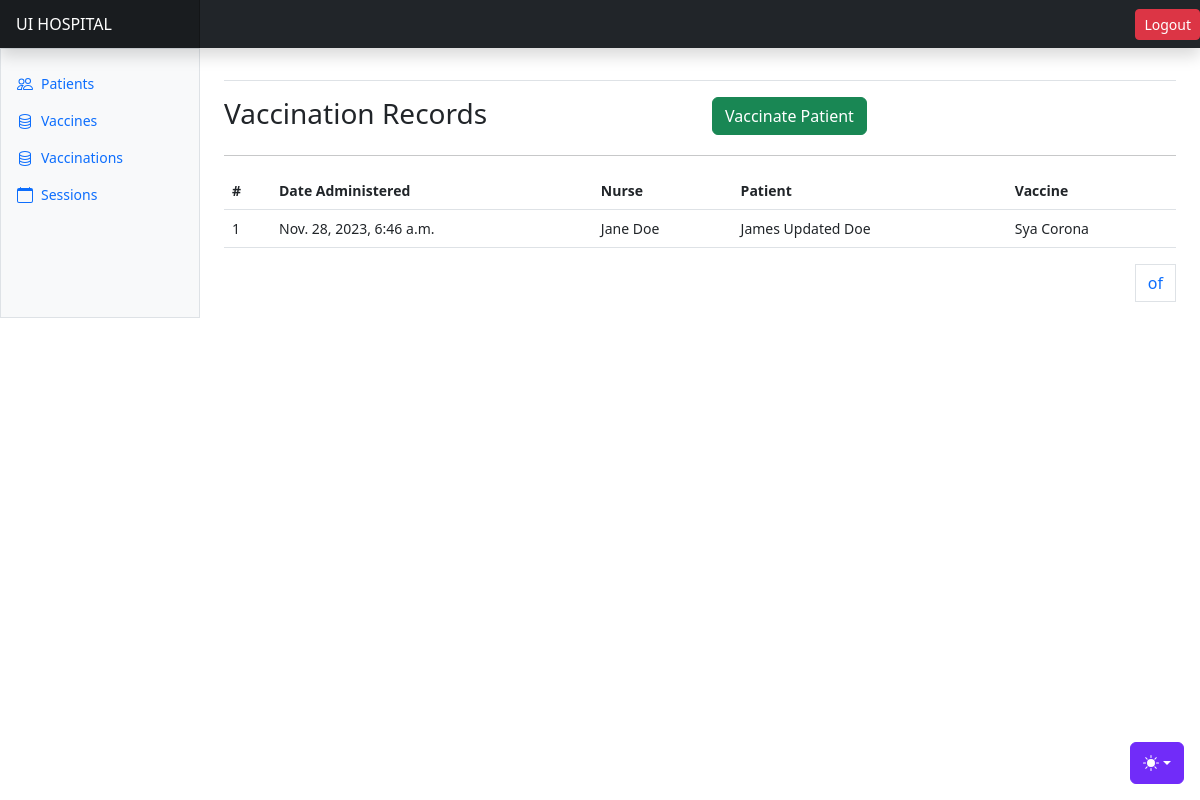
The app's page /records/vaccinations/ (signed in) with its own data.
### recordsapp/models.py (models this page shows, shortened)
class VaccinationRecord(AbstractBaseModel):
    patient = models.ForeignKey("users.Patient", on_delete=models.CASCADE, related_name="patientvaccinations")
    nurse = models.ForeignKey("users.Nurse", on_delete=models.SET_NULL, null=True, related_name="nursevaccinations")
    vaccine = models.ForeignKey(Vaccine, on_delete=models.SET_NULL, null=True)
    vaccine_schedule = models.ForeignKey("appointments.VaccineSchedule", on_delete=models.SET_NULL, null=True)
    description = models.CharField(max_length=500, null=True)

class Vaccine(AbstractBaseModel):
    name = models.CharField(max_length=500)
    company = models.CharField(max_length=255)
    dosage_per_immunization = models.CharField(max_length=255)
    description = models.TextField(null=True)
    quantity = models.FloatField(default=0)
    on_hold = models.FloatField(default=0)
    def __str__(self):
        return self.name

### users/models.py (models this page shows, shortened)
class Nurse(AbstractBaseModel):
    user = models.OneToOneField(User, on_delete=models.CASCADE)
    employeeId = models.CharField(max_length=255)
    first_name = models.CharField(max_length=255)
    last_name = models.CharField(max_length=255)
    gender = models.CharField(max_length=255, choices=GENDER_CHOICES)
    phone_number =models.CharField(max_length=255)
    address = models.CharField(max_length=255)
    age = models.IntegerField(null=True)

class User(AbstractUser, AbstractBaseModel):
    role = models.CharField(choices=ROLE_CHOICES, max_length=32, null=True)
    def name(self):
        return f"{self.first_name} {self.last_name}"

class Patient(AbstractBaseModel):
    user = models.OneToOneField(User, on_delete=models.CASCADE)
    social_security_number = models.CharField(max_length=255)
    race = models.CharField(max_length=255, choices=RACE_CHOICES)
    first_name = models.CharField(max_length=255)
    last_name = models.CharField(max_length=255)
    gender = models.CharField(max_length=255, choices=GENDER_CHOICES)
    phone_number =models.CharField(max_length=255)
    address = models.CharField(max_length=255)
    age = models.IntegerField(null=True)
    occupation = models.CharField(max_length=255)
    medical_history = models.TextField(null=True)

### recordsapp/views.py (the view)
# urls.py: path("vaccinations/", vaccinations, name="vaccinations"),
@login_required(login_url="/users/login/")
def vaccinations(request):
    vaccinations = VaccinationRecord.objects.all()
    patients = Patient.objects.all()
    vaccines = Vaccine.objects.all()
    vaccine_schedules = VaccineSchedule.objects.all()
    context = {
        "vaccinations": vaccinations,
        "patients": patients,
        "vaccines": vaccines,
        "vaccine_schedules": vaccine_schedules
    }
    return render(request, "vaccinations/vaccinations.html", context)

### appointments/models.py (called while the page is built)
    def __str__(self):
        return f"{self.vaccine.name} - {self.session_date}"

### templates/vaccinations/vaccinations.html (shortened to what this page needs)
{% extends "base.html" %}
{% block content %}
<div class="row">
    <div class="col">
        <h3>Vaccination Records</h3>
    </div>
    {% if request.user.role == "nurse" %}
    <div class="col">
        <a class="btn btn-success" data-bs-toggle="modal" data-bs-target="#vaccinatePatientModal">Vaccinate Patient</a>
    </div>
  {% endif %}
</div>
<hr/>
      <div class="table-responsive small">
        <table class="table">
          <thead>
            <tr>
              <th scope="col">#</th>
              <th scope="col">Date Administered</th>
              <th scope="col">Nurse</th>
              <th scope="col">Patient</th>
              <th scope="col">Vaccine</th>
            </tr>
          </thead>
          <tbody>
            {% for vaccination in vaccinations %}
            <tr>
              <td>{{vaccination.id}}</td>
              <td>{{vaccination.created}}</td>
              <td>{{vaccination.nurse.user.name}}</td>
              <td>{{vaccination.patient.user.name}}</td>
              <td>{{vaccination.vaccine}}</td>
            </tr>
            {% endfor %}
          </tbody>
        </table>
        <div>
          <nav aria-label="Page navigation example">
            <ul class="pagination justify-content-end">
              <a class="page-link" href="#">{{ page_obj.number }} of {{ page_obj.paginator.num_pages }}</a>
            </ul>
          </nav>
        </div>
      </div>
{% endblock content %}

### records on screen
VaccinationRecord: id "1", created "Nov. 28, 2023, 6:46 a.m.", nurse.user.name "Jane Doe", patient.user.name "James Updated Doe", vaccine "Sya Corona"
